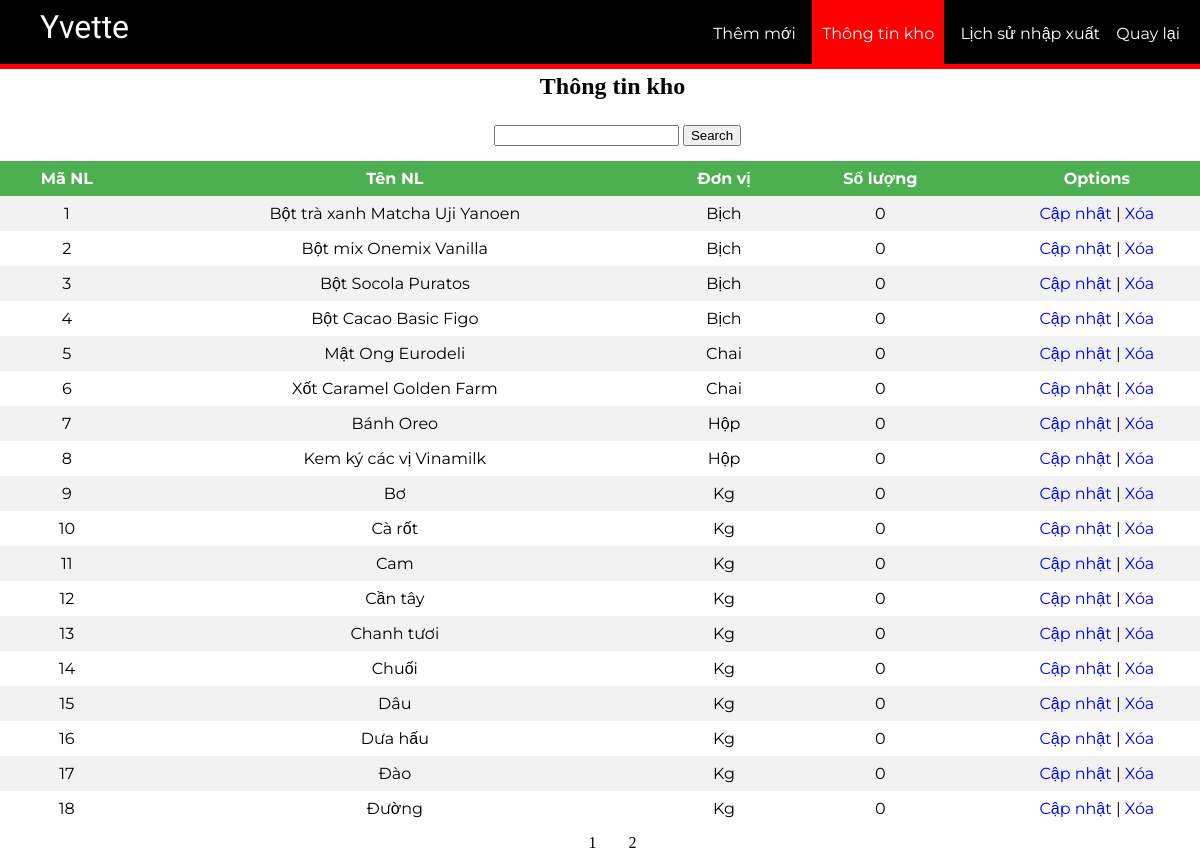
Page /warehouse.php on the earlier database version.
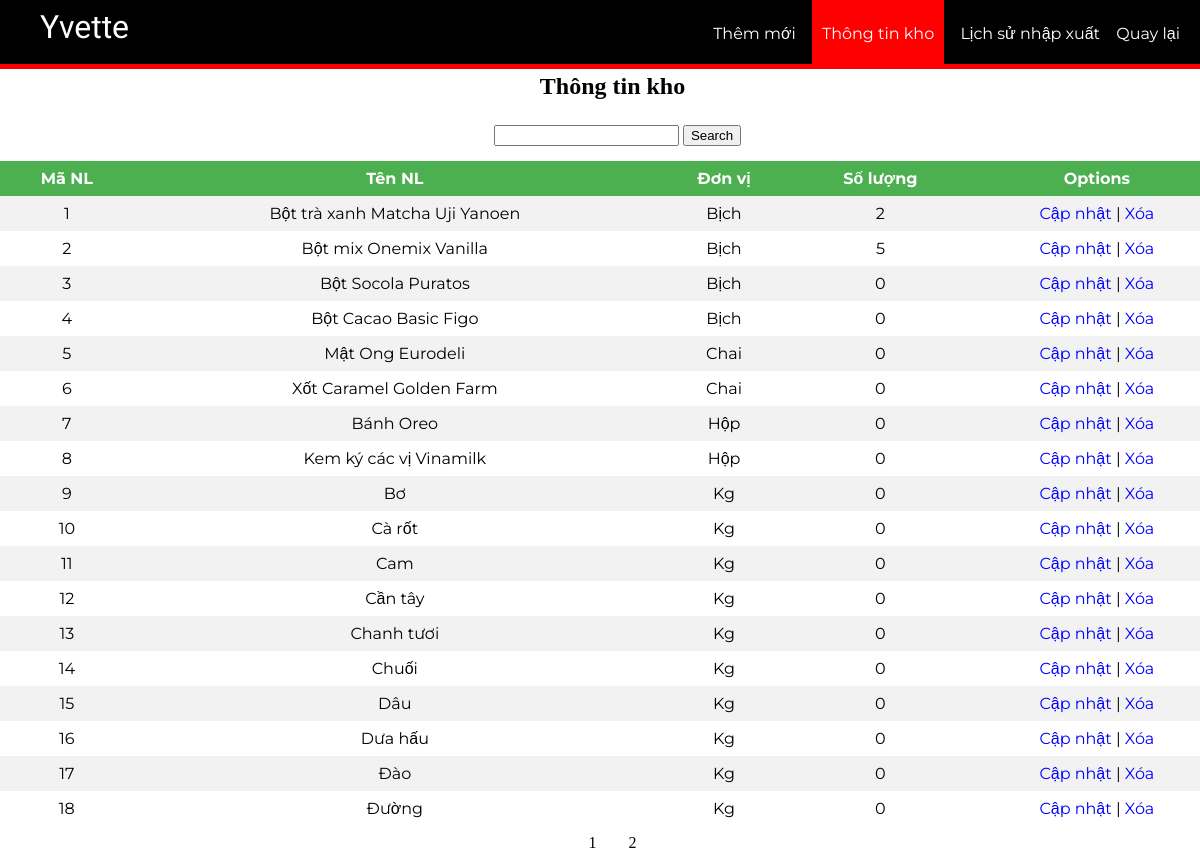
Same page on the later database version.
### tables this page shows
CREATE TABLE IF NOT EXISTS `nguyen_lieu` (
  `MaNL` int(4) NOT NULL AUTO_INCREMENT,
  `TenNL` varchar(100) NOT NULL,
  `DonVi` varchar(20) NOT NULL,
  `SoLuongNL` int(6) NOT NULL DEFAULT '0',
  PRIMARY KEY (`MaNL`)
);

### warehouse.php (the view, shortened to what the changed rows need)
<!DOCTYPE html>
<html lang="en">
<head>
</head>
<body>
    <?php session_start();
        require_once "./db_connect.php"; ?>
    <header>
            <nav>
                <h1>Yvette</h1>
            </nav>
	</header>
    <div class="container">
        <div class="title-search">
            <h2 style="margin: 0;">Thông tin kho</h2>
        </div>
        <?php
            if(isset($_POST["search"])){
                $s = $_POST["txtsearch"];
                if($s == ""){
                    echo "Nhập vào thanh tìm kiếm";
                }else{
                    $sql = "SELECT * FROM nguyen_lieu WHERE TenNL LIKE '%$s%'";
                    $result = mysqli_query($conn, $sql);
                    $count = mysqli_num_rows($result);
                    if($count <= 0){
                        echo "không tìm thấy nguyên liệu, ". $s ;
                    }else{
                        $result = mysqli_query($conn, $sql);
                        if ($result->num_rows > 0) {
                            ?>
                            <table>
                                <tr>
                                    <th align = "center">Mã NL</th>
                                    <th align = "center">Tên NL</th>
                                    <th align = "center">Đơn vị</th>
                                    <th align = "center">Số lượng</th>
                                    <th align = "center">Options</th>
                                </tr>
                            <?php
                            while($row = $result->fetch_assoc()) { ?>
                                <tr>
                                    <td><?php echo $row["MaNL"] ?></td>
                                    <td><?php echo $row["TenNL"] ?></td>
                                    <td><?php echo $row["DonVi"] ?></td>
                                    <td><?php echo $row["SoLuongNL"] ?></td>
                                    <td><a href="editnl.php?id=<?php echo $row['MaNL']?>">Cập nhật</a> |
                                    <a href="deletenl.php?id=<?php echo $row['MaNL']?>">Xóa</a></td>
                                </tr>
                        <?php    } ?>
                            </table>
                            <?php
                        }
                    }
                }
            }else{
                $num_per_page = 18;
                if(isset($_GET["page"])){
                    $page = $_GET["page"];
                }else{
                    $page = 1;
                }
                $start_from = ($page-1)*18;
                $sql = "select * from nguyen_lieu limit $start_from,$num_per_page";
                $result = mysqli_query($conn, $sql);
                if ($result->num_rows > 0) {
                    ?>
                    <table>
                        <tr>
                            <th align = "center">Mã NL</th>
                            <th align = "center">Tên NL</th>
                            <th align = "center">Đơn vị</th>
                            <th align = "center">Số lượng</th>
                            <th align = "center">Options</th>
                        </tr>
                        <?php
                    while($row = $result->fetch_assoc()) { ?>
                        <tr>
                            <td><?php echo $row["MaNL"] ?></td>
                            <td><?php echo $row["TenNL"] ?></td>
                            <td><?php echo $row["DonVi"] ?></td>
                            <td><?php echo $row["SoLuongNL"] ?></td>
                            <td><a href="editnl.php?id=<?php echo $row['MaNL']?>">Cập nhật</a> |
                            <a href="deletenl.php?id=<?php echo $row['MaNL']?>">Xóa</a></td>
                        </tr>
                <?php   } ?>
                    </table>
                <?php
                }else {
                    echo "0 results";
                }
            }
                ?>
    </div>
</body>
</html>

Differences in the rows shown:
changed nguyen_lieu "Bột trà xanh Matcha Uji Yanoen": SoLuongNL "0" → "2"
changed nguyen_lieu "Bột mix Onemix Vanilla": SoLuongNL "0" → "5"
